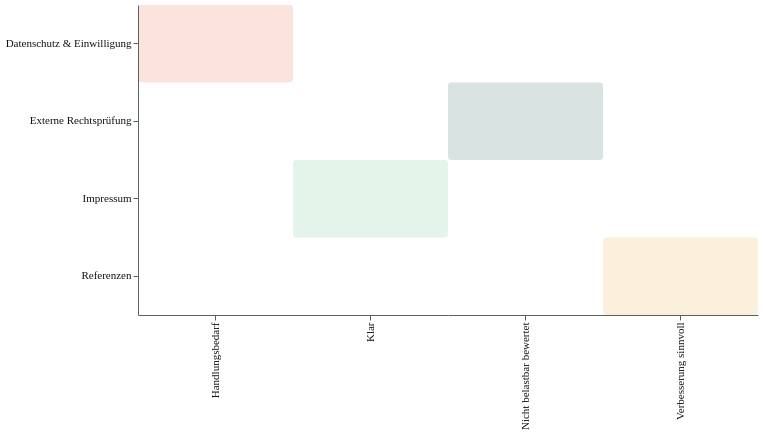

The specification (Vega-Lite) saved for this image:
### Vega-Lite specification from a JSON file in a GitHub repository (floating-point values rounded to 4 significant figures)
{"$schema": "https://vega.github.io/schema/vega-lite/v6.json", "description": "Pixelkiez approved template V10_TRUST_MATRIX: four-state trust/privacy matrix with explicit action-needed warning semantics", "usermeta": {"template_id": "V10_TRUST_MATRIX", "name": "Trust-/Entity-Matrix", "purpose": "Status je Vertrauenssignal", "brand_contract": "pixelkiez-v1"}, "width": 620, "height": 310, "data": {"values": [{"signal": "Impressum", "status": "Klar", "symbol": "OK", "tone": "good", "value": 1}, {"signal": "Datenschutz & Einwilligung", "status": "Handlungsbedarf", "symbol": "X", "tone": "bad", "value": 0}, {"signal": "Referenzen", "status": "Verbesserung sinnvoll", "symbol": "!", "tone": "warn", "value": 0.66}, {"signal": "Externe Rechtsprüfung", "status": "Nicht belastbar bewertet", "symbol": "-", "tone": "neutral", "value": 0.42}]}, "mark": {"type": "rect", "cornerRadius": 3}, "encoding": {"y": {"field": "signal", "type": "nominal", "axis": {"title": null}}, "x": {"field": "status", "type": "nominal", "axis": {"title": null}}, "color": {"field": "status", "type": "nominal", "scale": {"domain": ["Handlungsbedarf", "Verbesserung sinnvoll", "Klar", "Nicht belastbar bewertet"], "range": ["#FBE3DE", "#FBF0DC", "#E4F4EB", "#D9E3E1"]}, "legend": null}}, "config": {"background": "#FFFFFF", "font": "Schibsted Grotesk", "title": {"font": "Schibsted Grotesk", "fontSize": 18, "fontWeight": 700, "color": "#0E1414", "anchor": "start"}, "axis": {"labelFont": "IBM Plex Mono", "labelFontSize": 11, "titleFont": "Schibsted Grotesk", "titleFontSize": 12, "labelColor": "#0E1414", "titleColor": "#0E1414", "gridColor": "#C6D4D1", "domainColor": "#566360", "tickColor": "#566360"}, "legend": {"labelFont": "Schibsted Grotesk", "labelFontSize": 11, "titleFont": "Schibsted Grotesk", "titleFontSize": 12, "labelColor": "#0E1414", "titleColor": "#0E1414"}, "view": {"stroke": null}}}
